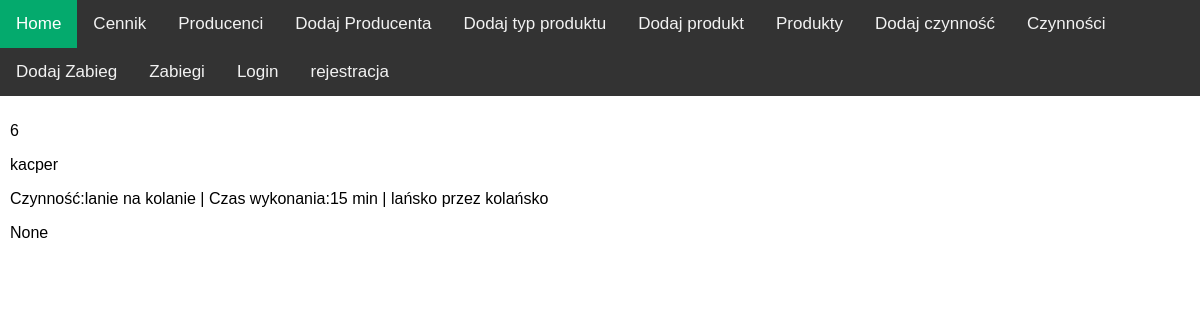
The app's page /price_list/6/ with its own data.
### cosm_app/models.py (models this page shows, shortened)
class Treatment(models.Model):
    name = models.CharField(max_length=50)
    products = models.ManyToManyField(Product, through='TreatmentProduct',)
    activities = models.ManyToManyField(Activity, through='TreatmentActivity')
    price = models.DecimalField(max_digits=6, decimal_places=2,null=True)

class Activity(models.Model):
    name = models.CharField(max_length=50)
    price = models.DecimalField(max_digits=6, decimal_places=2)
    time = models.IntegerField()
    description = models.CharField(max_length=500)
    def __str__(self):
        return f"Czynność:{self.name}  | Czas wykonania:{self.time} min | {self.description}"

### cosm_app/views.py (the view)
# urls.py: path('price_list/<int:pk>/', views.TreatmentDetailView.as_view(), name='treatment_detail_view'),
class TreatmentDetailView(DetailView):
    model = Treatment
    template_name = 'treatment_detail_view.html'

### templates/treatment_detail_view.html
{% extends 'base.html'%}
{% block page %}
    <p>{{ object.pk }}</p>
    <p>{{ object.name }}</p>
    <p>
    {% for activity in object.activities.all %}
        <p>{{ activity }}</p>
    {% endfor %}
    </p>
    <p>{{ object.price }}</p>
{% endblock %}

### cosm_app/static/main.css (style rules this page uses)
body { margin: 0; font-family: Arial, Helvetica, sans-serif; }

### records on screen
Treatment: pk "6", name "kacper", price "None"
Activity: name+time+description "Czynność:lanie na kolanie | Czas wykonania:15 min | lańsko przez kolańsko"
